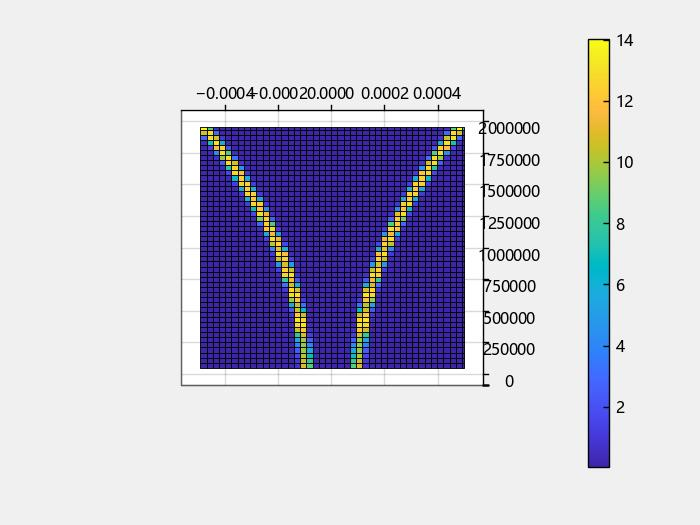

This chart was generated by the following Julia code:
# 扫频余弦信号 STFT

using TyPlot 
using TyBase
using TySignalProcessing

ts = [0:1/1e3:2;]
f0 = 100
f1 = 200
x = chirp(ts,f0,1,f1,"quadratic")

d = 1e-3
win = hamming(100,"periodic")
x,f,t = stft(x,d;Window=win,OverlapLength=98,FFTLength=128)
T,F = meshgrid2(t,f)
m = surf(F,T,abs.(x))
colorbar(gca(),m)
plt_view(2)
